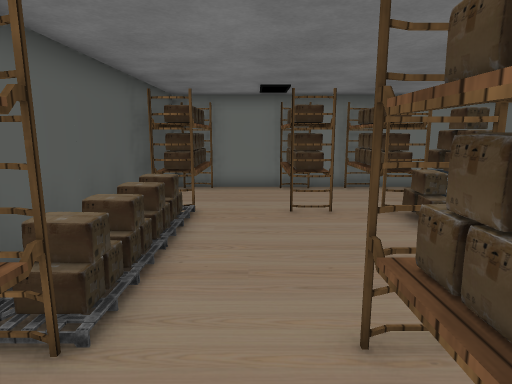
View 1 (above)

16 first-person views from a walk through a Unity game level. The camera is 1.4 m above the floor, tilts 10° down and sees 75° across. The floor is counted in squares, 0.62 m on a side. Each view is taken from the middle of a square. On the plan, view 1 faces up. The plan holds only what a view shows up to about 19 squares ahead; the rest is blank. The place goes on beyond the plan. The player is left out. Some surface patterns are stand-ins.

View 2
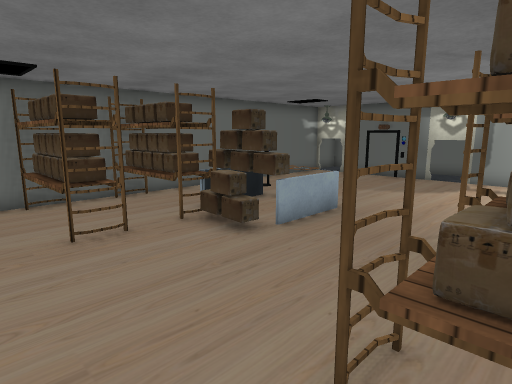

View 3
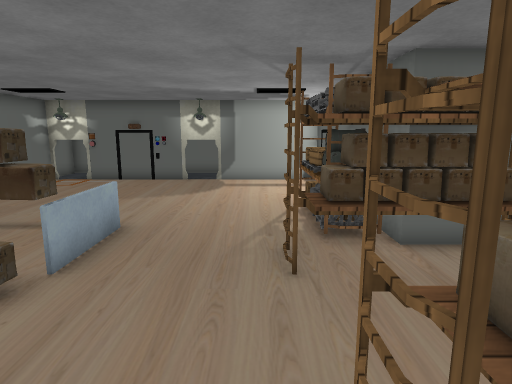

View 4
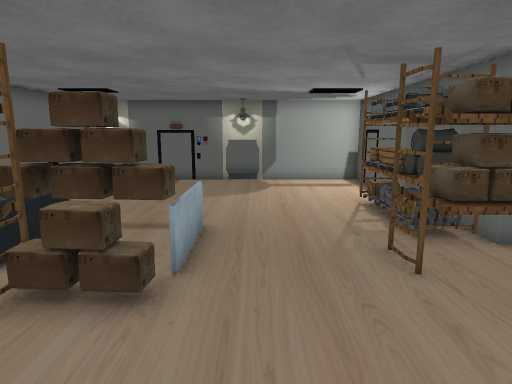

View 5
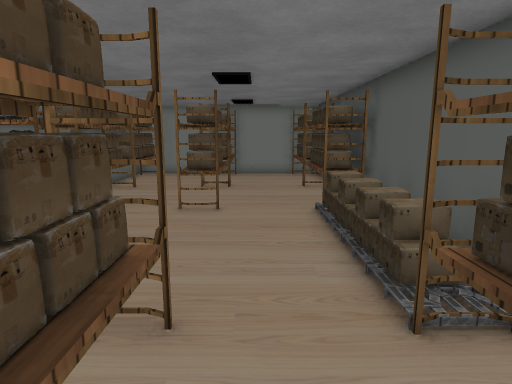

View 6
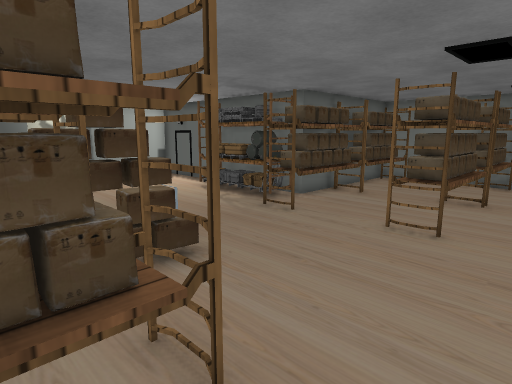

View 7
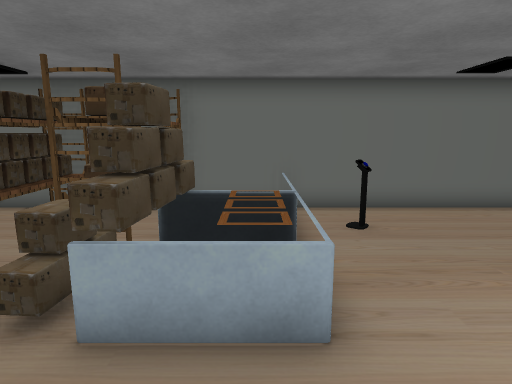

View 8
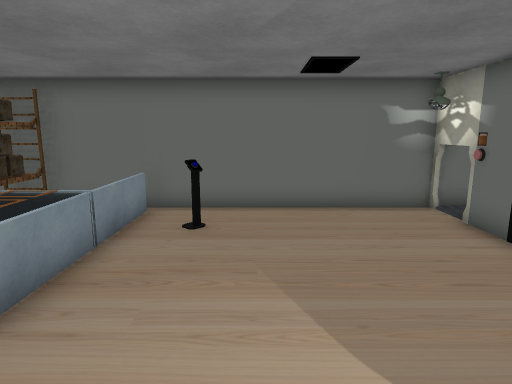

View 9
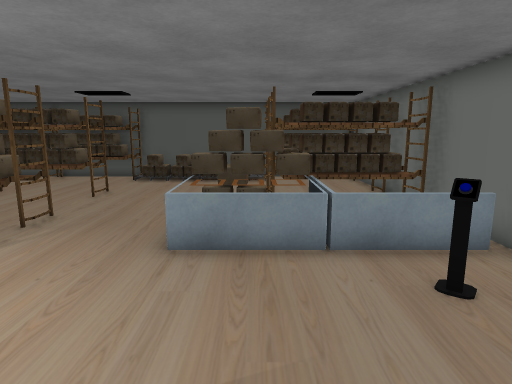

View 10
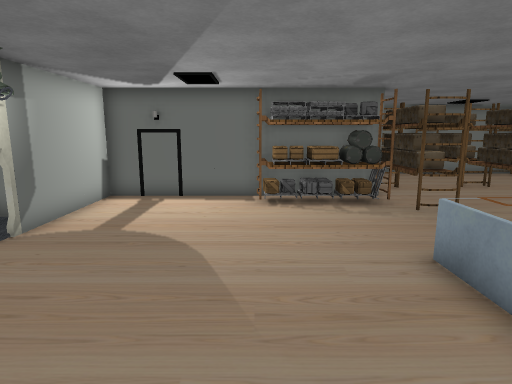

View 11
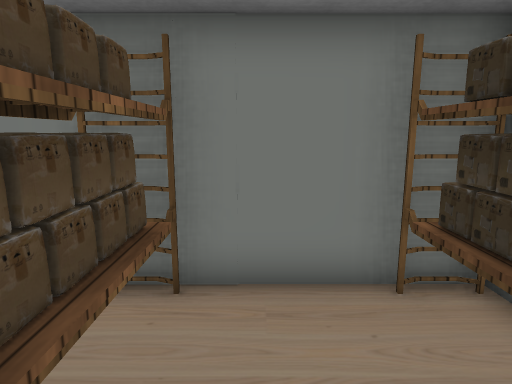

View 12
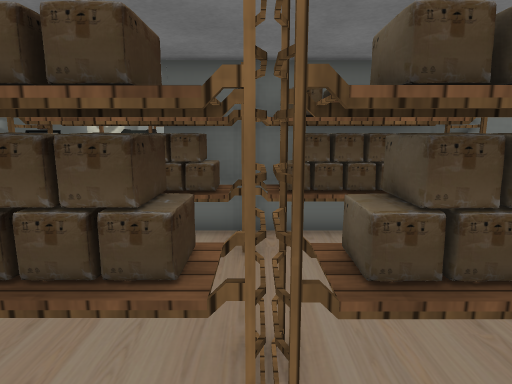

View 13
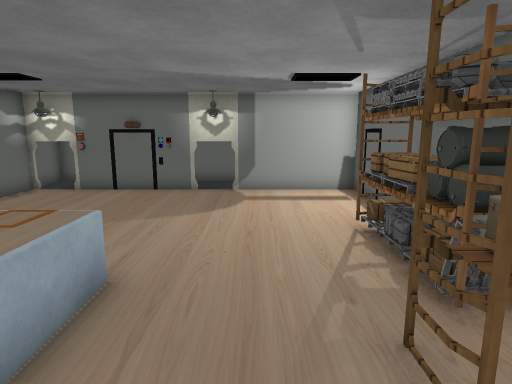

View 14
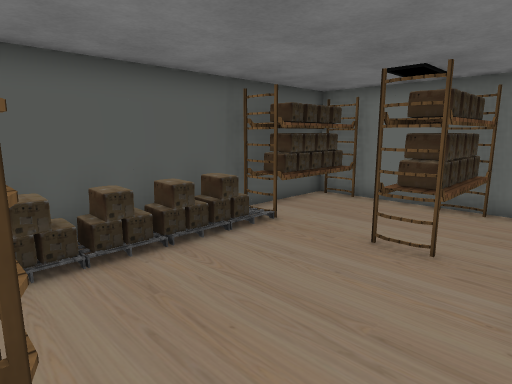

View 15
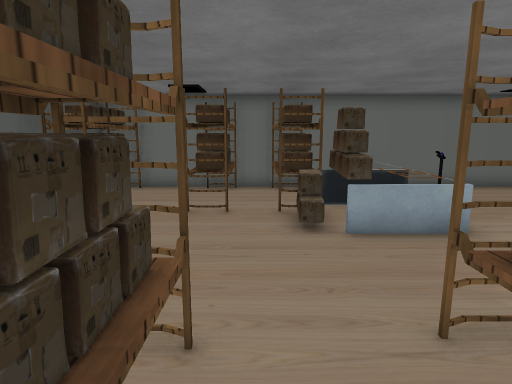

View 16
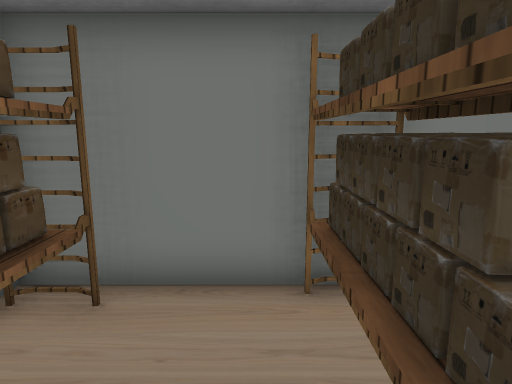

### Floor plan
Key: @ floor where view 1 was taken; # wall or solid block; . floor; = window, fence, low wall or low ledge; C carpet; S shelf; T thing the floor can be seen under or through; O other object.
Columns run from 3 left of view 1 to 16 right of it. Each row starts with its distance up from view 1.
 14 ####################
 13 #=..==.==..C.......#
 12 ##..##.#=. C.......#
 11 ##..##.##  ........#
 10 ##..==.=##C........#
  9  #..##.###.C.......#
  8  #.....##=OC.......#
  7  #......S.C........#
  6 ##.................#
  5 ##.................#
  4 ##......##.........#
  3 #S..T=..#######....#
  2 ##..TT..#######....#
  1 ##..TT..############
  0 ##.@TT..##
 -1 ##..TT..#
 -2 #=..==..#
 -3 ##..##..##
 -4 ##..##..##
 -5  #..##..S#
 -6  #########

Where each view was taken, in squares from view 1:
view 1: 0 up, 0 right, facing up
view 2: 2 up, 1 left, facing up-right
view 3: 4 up, 0 right, facing right
view 4: 6 up, 0 right, facing right
view 5: 13 up, 0 right, facing down
view 6: 11 up, 1 left, facing down-right
view 7: 4 up, 7 right, facing up
view 8: 4 up, 11 right, facing up
view 9: 9 up, 14 right, facing left
view 10: 13 up, 11 right, facing down
view 11: 1 down, 0 right, facing down
view 12: 1 down, 1 left, facing right
view 13: 5 up, 3 right, facing right
view 14: 3 up, 4 right, facing up-left
view 15: 0 up, 3 right, facing up
view 16: 1 down, 3 right, facing down
